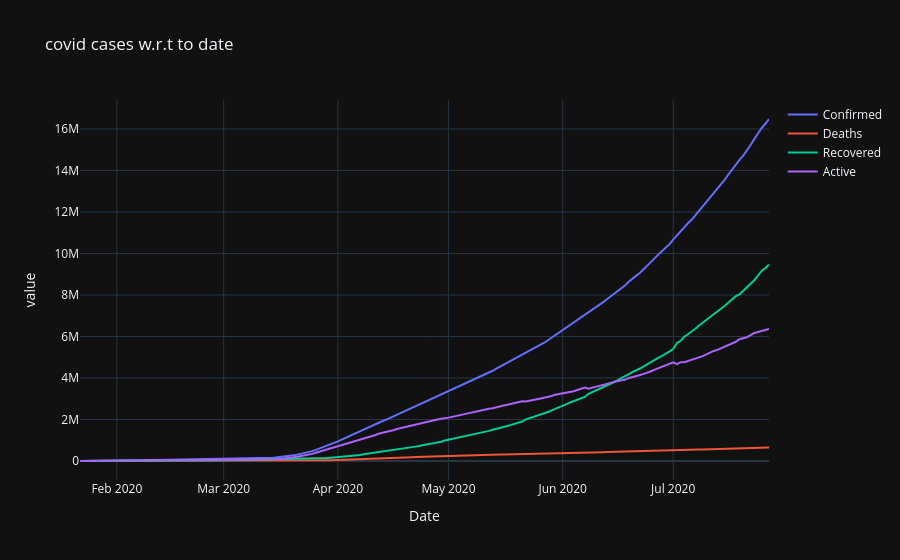

Notebook cell for this chart:
### Code cell
import plotly.graph_objects as go

fig = go.Figure()

for i in ['Confirmed', 'Deaths', 'Recovered', 'Active']:
    fig.add_trace(
        go.Scatter(
            x=day_wise['Date'],
            y=day_wise[i].tolist(),
            mode='lines',
            name=i
        )
    )

fig.update_layout(
    title='covid cases w.r.t to date',
    xaxis_title='Date',
    yaxis_title='value',
    template='plotly_dark'
)

fig.show()

### Figure 1 — Plotly figure (JSON) as saved in the notebook; plotly's stock layout.template omitted (floating-point values rounded to 4 significant figures; data arrays with more than 128 entries replaced by an {"elided": "..."} marker saying what was removed)
{"data": [{"mode": "lines", "name": "Confirmed", "type": "scatter", "x": {"elided": "188 str values"}, "y": {"elided": "188 int values"}}, {"mode": "lines", "name": "Deaths", "type": "scatter", "x": {"elided": "188 str values"}, "y": {"elided": "188 int values"}}, {"mode": "lines", "name": "Recovered", "type": "scatter", "x": {"elided": "188 str values"}, "y": {"elided": "188 int values"}}, {"mode": "lines", "name": "Active", "type": "scatter", "x": {"elided": "188 str values"}, "y": {"elided": "188 int values"}}], "layout": {"title": {"text": "covid cases w.r.t to date"}, "xaxis": {"title": {"text": "Date"}}, "yaxis": {"title": {"text": "value"}}}}
